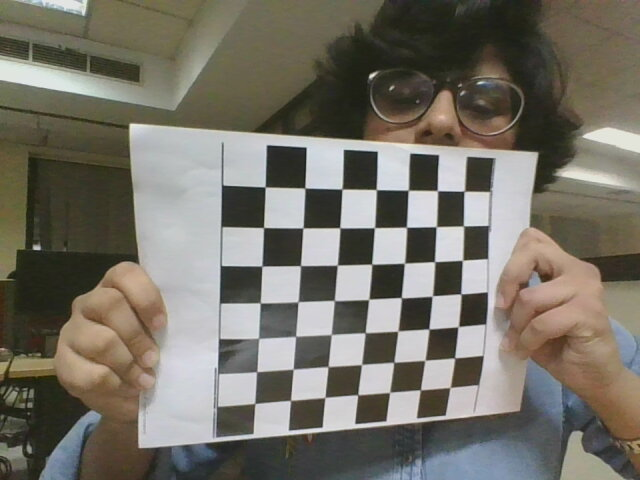
#> input picture Augmented_Reality/Images/p1.jpg, 640 x 480 px; its folder holds 5 pictures in this run
$ python camCalib.py
#> lines starting #> are read from the running program, lines starting #| are printed output that depends on the picture; after the words box and inside, x2 and y2 are one past the last pixel; in counts of white or black regions, pixels touching at a corner belong together
import numpy as np
import cv2
import glob

# termination criteria
criteria = (cv2.TERM_CRITERIA_EPS + cv2.TERM_CRITERIA_MAX_ITER, 30, 0.001)

# prepare object points, like (0,0,0), (1,0,0), (2,0,0) ....,(6,5,0)
objp = np.zeros((7*7,3), np.float32)
objp[:,:2] = np.mgrid[0:7,0:7].T.reshape(-1,2)

# Arrays to store object points and image points from all the images.
objpoints = [] # 3d point in real world space
imgpoints = [] # 2d points in image plane.

images = glob.glob('Images/p*.jpg')

for fname in images:
    img = cv2.imread(fname)
#> img is the input picture: shape (480, 640, 3); mean B, G, R 103.1, 113.2, 117.1
    gray = cv2.cvtColor(img,cv2.COLOR_BGR2GRAY)
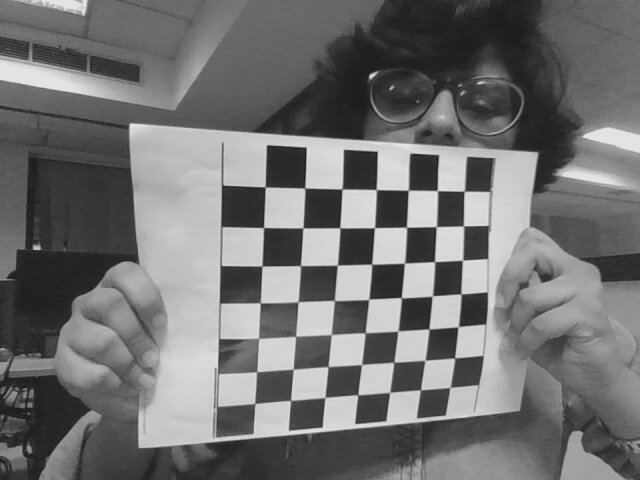
#> gray: shape (480, 640); min 23, max 236, mean 113.2

    # Find the chess board corners
    ret, corners = cv2.findChessboardCorners(gray, (7,7),None)			#change parameters here
#> ret = True; corners = 49 rows, first 8: [265, 187], [304.7, 188], [341.8, 189.1], [376.3, 189.6], [408.1, 190.3], [437.3, 190.6], [464, 191.3], [263.5, 227.5]
    # print('ytueb')

    # If found, add object points, image points (after refining them)
    if ret == True:
        objpoints.append(objp)
        print('true')
        corners2 = cv2.cornerSubPix(gray,corners,(11,11),(-1,-1),criteria)
#> corners2 = 49 rows, first 8: [265.2, 187], [304.8, 188], [342, 189], [376.3, 189.6], [408.3, 190.2], [437.4, 190.6], [464.3, 191.2], [263.5, 227.5]
        imgpoints.append(corners2)

        # Draw and display the corners
        img = cv2.drawChessboardCorners(img, (7,6), corners2,ret)    #change parameters here
#> img: shape (480, 640, 3); 3.21% of pixels changed, all inside (x1, y1, x2, y2) = (251, 181, 471, 379)
        cv2.imshow('img',img)
#> pass 2 of the loop `for fname in images:`:
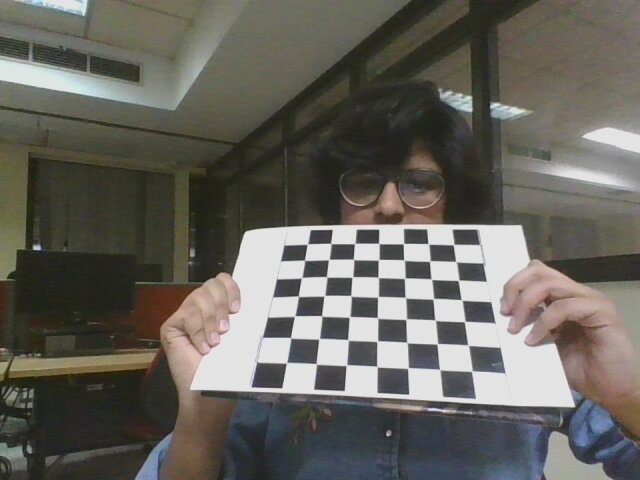
#> input picture Augmented_Reality/Images/p2.jpg, 640 x 480 px
#> img is the input picture: shape (480, 640, 3); mean B, G, R 92.3, 99.3, 101.3
#> corners = 49 rows, first 8: [471.6, 371.4], [439.5, 369.4], [407.9, 368], [376.8, 366.4], [346.5, 365.1], [316.1, 363.6], [286.4, 363.1], [468.2, 345.2]
#> corners2 = 49 rows, first 8: [471.9, 371.2], [439.7, 369.6], [407.9, 368], [376.9, 366.5], [346.4, 365.1], [316.3, 363.9], [286.6, 362.8], [468.1, 345.1]
#> pass 3 of the loop `for fname in images:`:
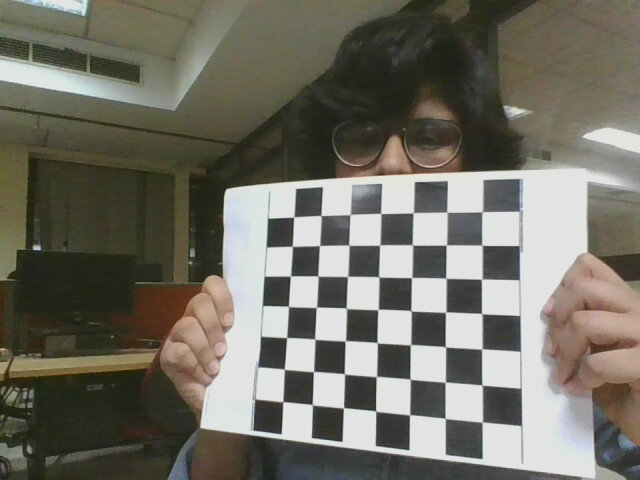
#> input picture Augmented_Reality/Images/p3.jpg, 640 x 480 px
#> img is the input picture: shape (480, 640, 3); mean B, G, R 100.3, 110.6, 113.3
#> `gray = cv2.cvtColor(img,cv2.COLOR_BGR2GRAY)`:
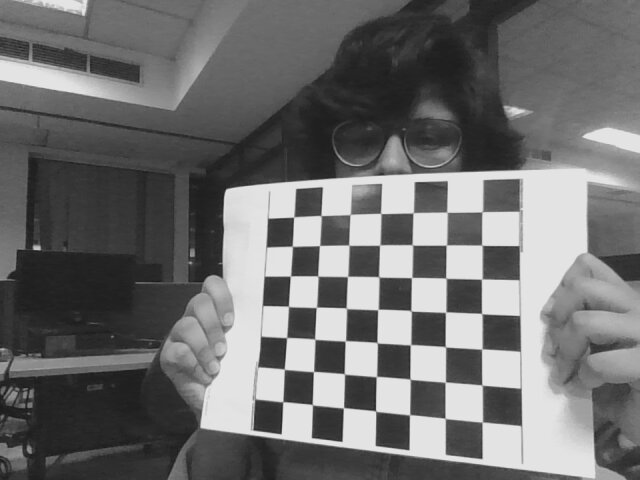
#> gray: shape (480, 640); min 23, max 240, mean 110.3
#> corners = 49 rows, first 8: [482.2, 422.1], [445, 418.3], [409.5, 414.8], [375.6, 411], [343.5, 407.7], [312.3, 404.6], [282.8, 401.7], [481.8, 385]
#> corners2 = 49 rows, first 8: [482.3, 422], [445.2, 418.4], [409.6, 414.8], [375.7, 411.1], [343.4, 407.8], [312.4, 404.7], [282.8, 401.7], [482.1, 385.1]
#> the loop made 5 passes; the first 3 are shown
        # cv2.waitKey(500)

cv2.destroyAllWindows()

ret, mtx, dist, rvecs, tvecs = cv2.calibrateCamera(objpoints, imgpoints, gray.shape[::-1],None,None)

print(ret)
print(mtx)
print(dist)
print(rvecs)
print(tvecs)

# [9 lines of commented-out code are left out]

img = cv2.imread('Images/p5.jpg')
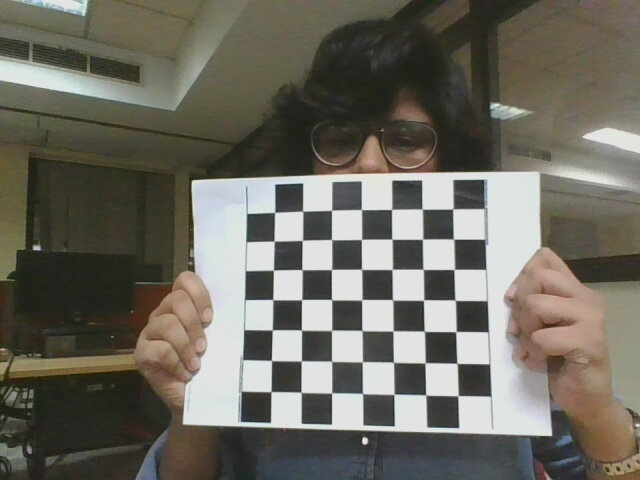
#> input picture Augmented_Reality/Images/p5.jpg, 640 x 480 px
#> img is the input picture: shape (480, 640, 3); mean B, G, R 96.3, 105.9, 108.8
h,  w = img.shape[:2]
#> h = 480; w = 640
newcameramtx, roi=cv2.getOptimalNewCameraMatrix(mtx,dist,(w,h),1,(w,h))
print('optimized')
# undistort
dst = cv2.undistort(img, mtx, dist, None, newcameramtx)

# crop the image
x,y,w,h = roi
dst = dst[y:y+h, x:x+w]
#> dst: shape (439, 634, 3)
cv2.imwrite('calibresult.png',dst)
cv2.imshow('img',img)
cv2.waitKey(1000)

# print(dst)

# undistort
mapx,mapy = cv2.initUndistortRectifyMap(mtx,dist,None,newcameramtx,(w,h),5)
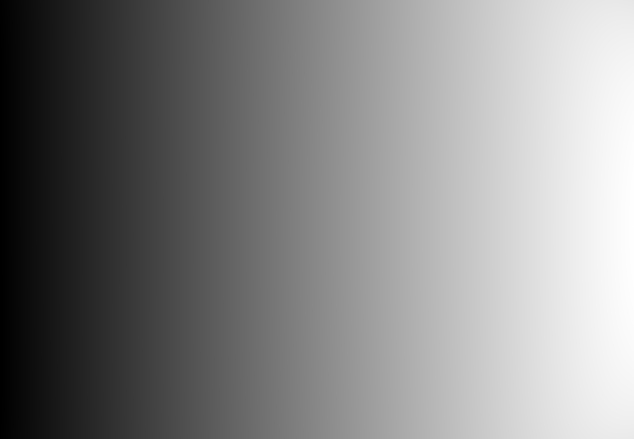
#> mapx: shape (439, 634) float32; min -4.98, max 587.8, mean 305.1; drawn with min black and max white
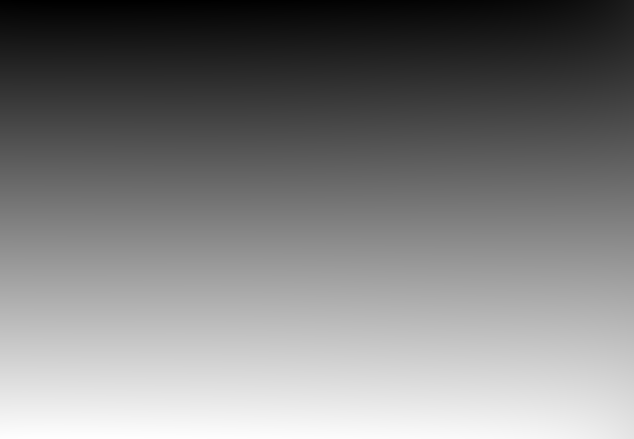
#> mapy: shape (439, 634) float32; min -12.9, max 455.8, mean 220.9; drawn with min black and max white
dst = cv2.remap(img,mapx,mapy,cv2.INTER_LINEAR)

# crop the image
x,y,w,h = roi
dst = dst[y:y+h, x:x+w]
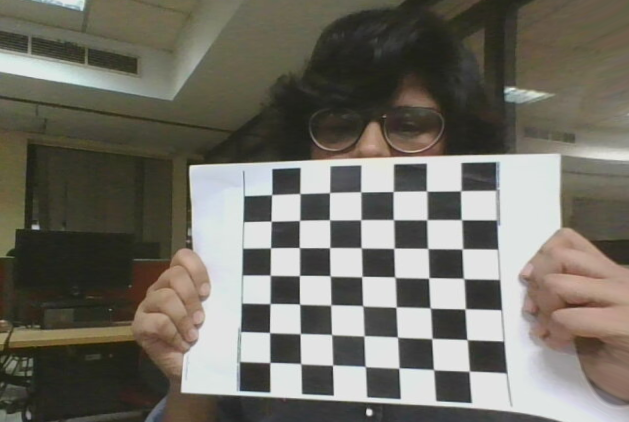
#> dst: shape (422, 629, 3); mean B, G, R 100.1, 109.5, 112.3
cv2.imwrite('calibresult.png',dst)

def drawLine(img, corners, imgpts):
    corner = tuple(corners[0].ravel())
    img = cv2.line(img, corner, tuple(imgpts[0].ravel()), (255,0,0), 5)
    img = cv2.line(img, corner, tuple(imgpts[1].ravel()), (0,255,0), 5)
    img = cv2.line(img, corner, tuple(imgpts[2].ravel()), (0,0,255), 5)
    return img

def drawCube(img, corners, imgpts):
    imgpts = np.int32(imgpts).reshape(-1,2)

    # draw ground floor in green
    img = cv2.drawContours(img, [imgpts[:4]],-1,(0,255,0),-3)
#> img: shape (480, 640, 3); 3.97% of pixels changed, all inside (x1, y1, x2, y2) = (261, 187, 376, 303)

    # draw pillars in blue color
    for i,j in zip(range(4),range(4,8)):
        img = cv2.line(img, tuple(imgpts[i]), tuple(imgpts[j]),(255),3)
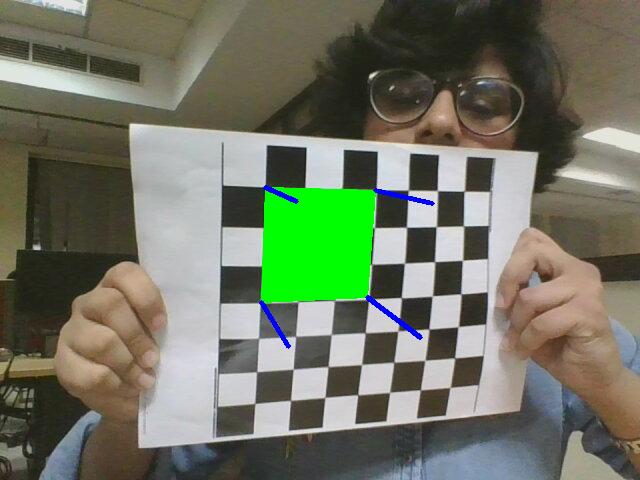
#> img: shape (480, 640, 3); mean B, G, R 98.1, 117.2, 111.1

    # draw top layer in red color
    img = cv2.drawContours(img, [imgpts[4:]],-1,(0,0,255),3)
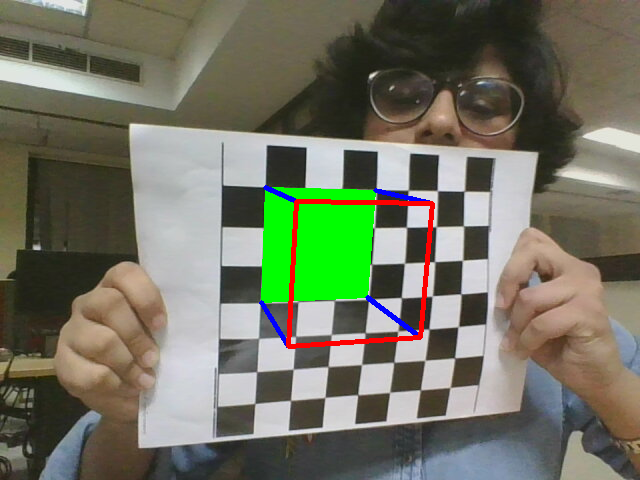
#> img: shape (480, 640, 3); 0.88% of pixels changed, all inside (x1, y1, x2, y2) = (286, 199, 435, 349)

    return img

criteria = (cv2.TERM_CRITERIA_EPS + cv2.TERM_CRITERIA_MAX_ITER, 30, 0.001)
objp = np.zeros((7*7,3), np.float32)
objp[:,:2] = np.mgrid[0:7,0:7].T.reshape(-1,2)

axis1 = np.float32([[3,0,0], [0,3,0], [0,0,-3]]).reshape(-1,3)
print('draw')

axis2 = np.float32([[0,0,0], [0,3,0], [3,3,0], [3,0,0],
                   [0,0,-3],[0,3,-3],[3,3,-3],[3,0,-3] ])

for fname in glob.glob('Images/p*.jpg'):
    img = cv2.imread(fname)

    gray = cv2.cvtColor(img,cv2.COLOR_BGR2GRAY)
    ret, corners = cv2.findChessboardCorners(gray, (7,7),None)
    if ret == True:
        corners2 = cv2.cornerSubPix(gray,corners,(11,11),(-1,-1),criteria)

        # Find the rotation and translation vectors.
        _, rvecs, tvecs, inliers = cv2.solvePnPRansac(objp, corners2, mtx, dist)

        # project 3D points to image plane
        imgpts, jac = cv2.projectPoints(axis2, rvecs, tvecs, mtx, dist)

        img = drawCube(img,corners2,imgpts)
        print('drew')
        cv2.imshow('img',img)
        cv2.waitKey(2000)
        k = cv2.waitKey(1000) & 0xff
#> (key Esc is pressed here)
        if k == 's':
            cv2.imwrite(fname[:6]+'.png', img)
#> pass 2 of the loop `for fname in glob.glob('Images/p*.jpg'):`:
#> after the loop in drawCube (call 2), `for i,j in zip(range(4),range(4,8)):`:
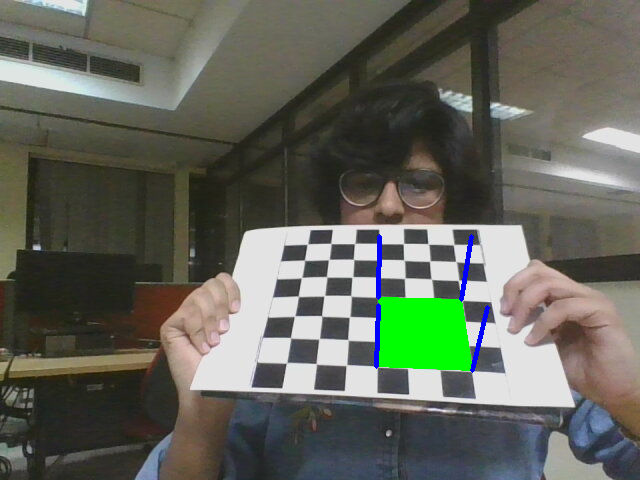
#> img: shape (480, 640, 3); mean B, G, R 89.3, 100.4, 97.3
#> in drawCube (call 2), `img = cv2.drawContours(img, [imgpts[4:]],-1,(0,0,255),3)`:
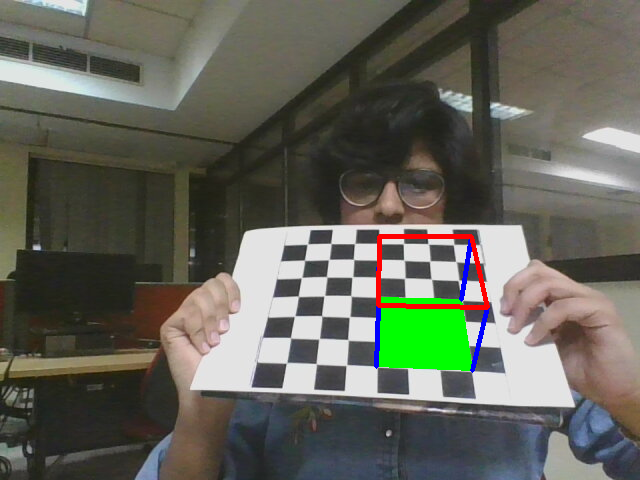
#> img: shape (480, 640, 3); 0.55% of pixels changed, all inside (x1, y1, x2, y2) = (376, 234, 490, 310)
#> (key Enter is pressed here)
#> pass 3 of the loop `for fname in glob.glob('Images/p*.jpg'):`:
#> in drawCube (call 3), `img = cv2.drawContours(img, [imgpts[4:]],-1,(0,0,255),3)`:
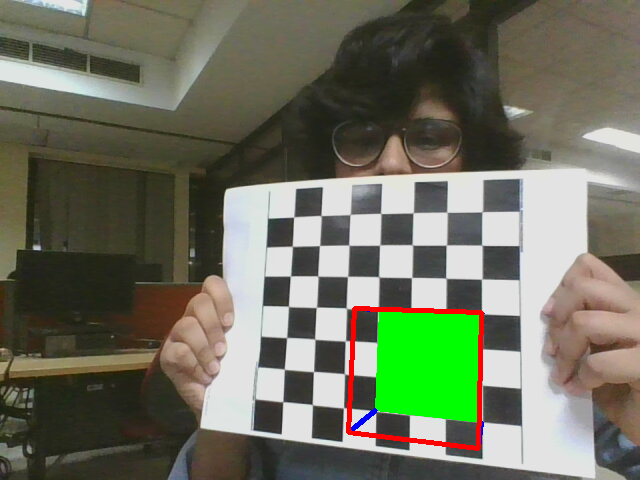
#> img: shape (480, 640, 3); mean B, G, R 93.8, 112.6, 108.8
#> the loop made 5 passes; the first 3 are shown

cv2.destroyAllWindows()
